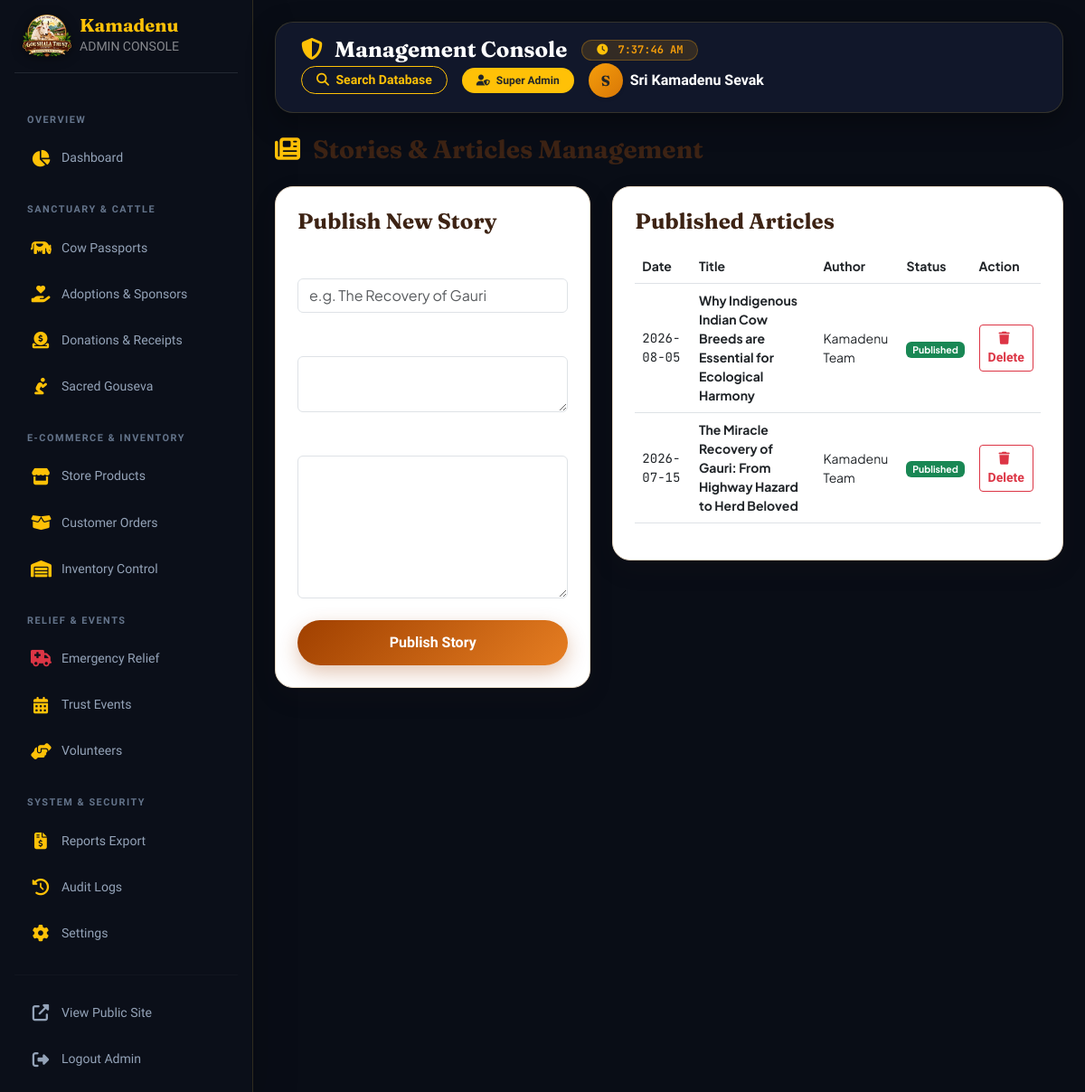
The page /admin/stories.php (signed in) on the database its author committed.
### tables this page shows
CREATE TABLE IF NOT EXISTS `roles` (
  `id` INT AUTO_INCREMENT PRIMARY KEY,
  `name` VARCHAR(50) NOT NULL UNIQUE,
  `display_name` VARCHAR(100) NOT NULL,
  `description` TEXT,
  `created_at` TIMESTAMP DEFAULT CURRENT_TIMESTAMP
);

CREATE TABLE IF NOT EXISTS `stories` (
  `id` INT AUTO_INCREMENT PRIMARY KEY,
  `title` VARCHAR(200) NOT NULL,
  `title_kn` VARCHAR(200),
  `title_hi` VARCHAR(200),
  `slug` VARCHAR(200) NOT NULL UNIQUE,
  `summary` TEXT,
  `content` LONGTEXT NOT NULL,
  `image` VARCHAR(255),
  `author` VARCHAR(100) DEFAULT 'Kamadenu Team',
  `status` ENUM('Published', 'Draft') DEFAULT 'Published',
  `published_at` DATE,
  `created_at` TIMESTAMP DEFAULT CURRENT_TIMESTAMP
);

### config/database.php (called while the page is built, shortened)
<?php
function e($string) {
    return htmlspecialchars((string)$string, ENT_QUOTES, 'UTF-8');
}
function is_admin_logged_in() {
    return isset($_SESSION['admin_id']) && !empty($_SESSION['admin_id']);
}
function current_admin($pdo) {
    $stmt = $pdo->prepare("SELECT a.*, r.name as role_name, r.display_name as role_display FROM admins a JOIN roles r ON a.role_id = r.id WHERE a.id = ? AND a.status = 'active'");
    $stmt->execute([$_SESSION['admin_id']]);
    return $stmt->fetch();
}

### admin/stories.php (the view, shortened to what this page needs)
<?php
require_once __DIR__ . '/header.php';
$stories = $pdo->query("SELECT * FROM stories ORDER BY id DESC")->fetchAll();
?>
<div class="d-flex justify-content-between align-items-center mb-4">
    <h3 class="font-heading mb-0"><i class="fas fa-newspaper text-warning me-2"></i> Stories & Articles Management</h3>
</div>
<div class="row g-4">
    <div class="col-lg-5">
        <div class="kamadenu-card p-4">
            <h4 class="font-heading mb-3">Publish New Story</h4>
            <form method="POST">
                <div class="mb-3">
                    <label class="form-label font-ui small fw-bold">Story Title</label>
                    <input type="text" name="title" class="form-control" required placeholder="e.g. The Recovery of Gauri">
                </div>
                <div class="mb-3">
                    <label class="form-label font-ui small fw-bold">Short Summary</label>
                    <textarea name="summary" rows="2" class="form-control" required></textarea>
                </div>
                <div class="mb-4">
                    <label class="form-label font-ui small fw-bold">Story Content (HTML/Text)</label>
                    <textarea name="content" rows="6" class="form-control" required></textarea>
                </div>
                <button type="submit" class="btn btn-kamadenu-primary w-100 font-ui fw-bold">Publish Story</button>
            </form>
        </div>
    </div>
    <div class="col-lg-7">
        <div class="kamadenu-card p-4">
            <h4 class="font-heading mb-3">Published Articles</h4>
            <div class="table-responsive">
                <table class="table table-hover align-middle small">
                    <thead>
                        <tr>
                            <th>Date</th>
                            <th>Title</th>
                            <th>Author</th>
                            <th>Status</th>
                            <th>Action</th>
                        </tr>
                    </thead>
                    <tbody>
                        <?php foreach ($stories as $s): ?>
                            <tr>
                                <td class="font-mono"><?php echo e($s['published_at']); ?></td>
                                <td><strong><?php echo e($s['title']); ?></strong></td>
                                <td><?php echo e($s['author']); ?></td>
                                <td><span class="badge bg-success"><?php echo e($s['status']); ?></span></td>
                                <td>
                                    <button onclick="deleteAdminItem('stories', <?php echo $s['id']; ?>)" class="btn btn-sm btn-outline-danger font-ui fw-bold"><i class="fas fa-trash me-1"></i> Delete</button>
                                </td>
                            </tr>
                        <?php endforeach; ?>
                    </tbody>
                </table>
            </div>
        </div>
    </div>
</div>
<?php require_once __DIR__ . '/footer.php'; ?>

### admin/header.php (shortened to what this page needs)
<?php
require_once __DIR__ . '/../config/database.php';
$admin = current_admin($pdo);
$current_page = basename($_SERVER['SCRIPT_NAME']);
function is_admin_active($page, $current) {
    return ($current === $page) ? 'active' : '';
}
?>
<!DOCTYPE html>
<html lang="en">
<head>
    <link rel="stylesheet" href="https://cdnjs.cloudflare.com/ajax/libs/font-awesome/6.4.0/css/all.min.css">
    <link rel="stylesheet" href="https://cdn.jsdelivr.net/npm/bootstrap@5.3.0/dist/css/bootstrap.min.css">
    <link rel="stylesheet" href="/Kamadenu/css/style.css">
    <link rel="stylesheet" href="/Kamadenu/css/admin.css">
    <link rel="stylesheet" href="/Kamadenu/css/admin-dashboard.css">
</head>
<body class="admin-body">
<div class="d-flex">
    <div class="admin-sidebar-nav p-3 shadow-lg">
        <a href="/Kamadenu/admin/dashboard.php" class="d-flex align-items-center text-white text-decoration-none mb-4 pb-3 border-bottom border-secondary border-opacity-25">
            <img src="/Kamadenu/assets/images/logo.png" alt="Kamadenu Goushala Logo" class="me-2.5" style="height: 48px; width: auto; object-fit: contain; filter: drop-shadow(0 2px 6px rgba(0,0,0,0.5));">
            <div>
                <strong class="font-heading fs-5 d-block lh-1 text-warning">Kamadenu</strong>
                <small class="text-white-50 font-ui fs-7 tracking-wider">ADMIN CONSOLE</small>
            </div>
        </a>
        <div class="nav flex-column font-ui small gap-1">
            <div class="nav-section-title">Overview</div>
            <a href="/Kamadenu/admin/dashboard.php" class="nav-link <?php echo is_admin_active('dashboard.php', $current_page); ?>"><i class="fas fa-chart-pie text-warning"></i> <span>Dashboard</span></a>
            <div class="nav-section-title">Sanctuary & Cattle</div>
            <a href="/Kamadenu/admin/cows.php" class="nav-link <?php echo is_admin_active('cows.php', $current_page); ?>"><i class="fas fa-cow text-warning"></i> <span>Cow Passports</span></a>
            <a href="/Kamadenu/admin/sponsors.php" class="nav-link <?php echo is_admin_active('sponsors.php', $current_page); ?>"><i class="fas fa-hand-holding-heart text-warning"></i> <span>Adoptions & Sponsors</span></a>
            <a href="/Kamadenu/admin/donations.php" class="nav-link <?php echo is_admin_active('donations.php', $current_page); ?>"><i class="fas fa-donate text-warning"></i> <span>Donations & Receipts</span></a>
            <a href="/Kamadenu/admin/seva.php" class="nav-link <?php echo is_admin_active('seva.php', $current_page); ?>"><i class="fas fa-pray text-warning"></i> <span>Sacred Gouseva</span></a>
            <div class="nav-section-title">E-Commerce & Inventory</div>
            <a href="/Kamadenu/admin/products.php" class="nav-link <?php echo is_admin_active('products.php', $current_page); ?>"><i class="fas fa-store text-warning"></i> <span>Store Products</span></a>
            <a href="/Kamadenu/admin/orders.php" class="nav-link <?php echo is_admin_active('orders.php', $current_page); ?>"><i class="fas fa-box-open text-warning"></i> <span>Customer Orders</span></a>
            <a href="/Kamadenu/admin/inventory.php" class="nav-link <?php echo is_admin_active('inventory.php', $current_page); ?>"><i class="fas fa-warehouse text-warning"></i> <span>Inventory Control</span></a>
            <div class="nav-section-title">Relief & Events</div>
            <a href="/Kamadenu/admin/emergency.php" class="nav-link <?php echo is_admin_active('emergency.php', $current_page); ?>"><i class="fas fa-ambulance text-danger"></i> <span>Emergency Relief</span></a>
            <a href="/Kamadenu/admin/events.php" class="nav-link <?php echo is_admin_active('events.php', $current_page); ?>"><i class="fas fa-calendar-alt text-warning"></i> <span>Trust Events</span></a>
            <a href="/Kamadenu/admin/volunteers.php" class="nav-link <?php echo is_admin_active('volunteers.php', $current_page); ?>"><i class="fas fa-hands-helping text-warning"></i> <span>Volunteers</span></a>
            <div class="nav-section-title">System & Security</div>
            <a href="/Kamadenu/admin/reports.php" class="nav-link <?php echo is_admin_active('reports.php', $current_page); ?>"><i class="fas fa-file-invoice-dollar text-warning"></i> <span>Reports Export</span></a>
            <a href="/Kamadenu/admin/audit-logs.php" class="nav-link <?php echo is_admin_active('audit-logs.php', $current_page); ?>"><i class="fas fa-history text-warning"></i> <span>Audit Logs</span></a>
            <a href="/Kamadenu/admin/settings.php" class="nav-link <?php echo is_admin_active('settings.php', $current_page); ?>"><i class="fas fa-cog text-warning"></i> <span>Settings</span></a>
            <hr class="border-secondary border-opacity-25 my-3">
            <a href="/Kamadenu/index.php" target="_blank" class="nav-link text-info"><i class="fas fa-external-link-alt"></i> <span>View Public Site</span></a>
            <a href="/Kamadenu/admin/logout.php" class="nav-link text-danger"><i class="fas fa-sign-out-alt"></i> <span>Logout Admin</span></a>
        </div>
    </div>
    <div class="flex-grow-1 p-4" style="min-width: 0;">
        <header class="d-flex flex-wrap justify-content-between align-items-center mb-4 admin-header-nav">
            <div class="d-flex align-items-center gap-3">
                <h4 class="font-heading mb-0 text-white"><i class="fas fa-shield-alt text-warning me-2"></i> Management Console</h4>
                <span class="badge badge-admin-gold px-3 py-1.5 rounded-pill font-mono"><i class="fas fa-clock me-1 text-warning"></i> <span id="admin-live-time">--:--:--</span></span>
            </div>
            <div class="d-flex align-items-center gap-3 mt-3 mt-md-0">
                <a href="/Kamadenu/admin/cows.php" class="btn btn-sm btn-outline-warning rounded-pill font-ui fw-bold px-3"><i class="fas fa-search me-1"></i> Search Database</a>
                <span class="badge bg-warning text-dark font-ui fw-bold px-3 py-2 rounded-pill"><i class="fas fa-user-shield me-1"></i> <?php echo e($admin['role_display']); ?></span>
                <div class="d-flex align-items-center gap-2">
                    <div class="rounded-circle text-dark font-heading fw-bold d-flex align-items-center justify-content-center shadow-sm" style="width: 38px; height: 38px; background: linear-gradient(135deg, #F59E0B 0%, #D97706 100%);">
                        <?php echo strtoupper(substr($admin['name'], 0, 1)); ?>
                    </div>
                    <span class="font-ui fw-bold text-white d-none d-md-inline"><?php echo e($admin['name']); ?></span>
                </div>
            </div>
        </header>

### css/style.css (style rules this page uses)
:root { --font-heading: 'Fraunces', 'Noto Serif Kannada', serif; --font-body: 'Work Sans', sans-serif; --font-kannada: 'Noto Serif Kannada', serif; --font-ui: 'Sora', sans-serif; --font-mono: 'JetBrains Mono', monospace; --bg-primary: #FDFBF7; --bg-secondary: #F7F1E5; --bg-card: #FFFFFF; --text-primary: #2C1810; --text-secondary: #5D4037; --text-muted: #8D6E63; --border-color: #E6D7C3; --brand-terracotta: #A04000; --brand-terracotta-dark: #7E3200; --brand-saffron: #E67E22; --brand-warm-brown: #3D2314; --brand-cream: #FDFBF7; --brand-gold: #D4AF37; --brand-green: #27AE60; --gradient-header: linear-gradient(135deg, #7E3200 0%, #A04000 50%, #C0392B 100%); --gradient-hero: linear-gradient(135deg, #2C1810 0%, #3D2314 50%, #4A2318 100%); --gradient-gold: linear-gradient(135deg, #F39C12 0%, #D4AF37 50%, #F1C40F 100%); --gradient-saffron: linear-gradient(135deg, #E67E22 0%, #D35400 100%); --shadow-soft: 0 10px 30px rgba(61, 35, 20, 0.08); --shadow-hover: 0 20px 40px rgba(160, 64, 0, 0.18); --radius-card: 20px; --radius-btn: 50px; }
html, body { font-family: var(--font-body); background-color: var(--bg-primary); color: var(--text-primary); margin: 0; padding: 0; width: 100%; overflow-x: hidden; box-sizing: border-box; transition: background-color 0.3s ease, color 0.3s ease; }
*, *:before, *:after { box-sizing: inherit; }
h1, h2, h3, h4, h5, h6, .font-heading { font-family: var(--font-heading); font-weight: 700; color: var(--brand-warm-brown); }
.font-ui { font-family: var(--font-ui); }
.font-mono { font-family: var(--font-mono); }
.btn-kamadenu-primary { background: linear-gradient(135deg, var(--brand-terracotta) 0%, var(--brand-saffron) 100%); color: #FFFFFF !important; border: none; padding: 13px 32px; border-radius: var(--radius-btn); font-family: var(--font-ui); font-weight: 600; box-shadow: 0 8px 22px rgba(160, 64, 0, 0.3); transition: all 0.3s ease; display: inline-flex; align-items: center; justify-content: center; }
.kamadenu-card { background: var(--bg-card); border-radius: var(--radius-card); border: 1px solid var(--border-color); box-shadow: var(--shadow-soft); transition: all 0.35s cubic-bezier(0.165, 0.84, 0.44, 1); overflow: hidden; }
body { perspective: 1400px; }
.kamadenu-card, .hero-cow-kamala-card, .admin-card, .admin-stat-card, .admin-stat-box, .cow-card-img, .scroll-glow-item { perspective: 1000px; transform-style: preserve-3d; backface-visibility: hidden; transition: transform 0.45s cubic-bezier(0.165, 0.84, 0.44, 1), box-shadow 0.45s cubic-bezier(0.165, 0.84, 0.44, 1), border-color 0.45s ease; }

### css/admin.css (style rules this page uses)
:root { --admin-bg: #0B0F17; --admin-card-bg: #151C2C; --admin-card-border: rgba(255, 255, 255, 0.08); --admin-sidebar-bg: #090D16; --admin-header-bg: rgba(21, 28, 44, 0.85); --admin-text-main: #F8FAFC; --admin-text-sub: #94A3B8; --admin-text-muted: #64748B; --admin-gold: #F59E0B; --admin-gold-glow: rgba(245, 158, 11, 0.35); --admin-accent-amber: #D97706; --admin-accent-emerald: #10B981; --admin-accent-blue: #0EA5E9; --admin-accent-purple: #8B5CF6; --admin-accent-rose: #F43F5E; }
body.admin-body { font-family: 'Plus Jakarta Sans', -apple-system, BlinkMacSystemFont, "Segoe UI", Roboto, Helvetica, Arial, sans-serif; background-color: var(--admin-bg); color: var(--admin-text-main); margin: 0; padding: 0; overflow-x: hidden; }
.admin-header-nav { background: var(--admin-header-bg); border: 1px solid var(--admin-card-border); border-radius: 20px; padding: 14px 24px; box-shadow: 0 10px 30px rgba(0, 0, 0, 0.3); }
.admin-sidebar-nav { background: var(--admin-sidebar-bg); border-right: 1px solid var(--admin-card-border); min-height: 100vh; width: 270px; flex-shrink: 0; box-shadow: 4px 0 25px rgba(0, 0, 0, 0.4); }
.admin-sidebar-nav .nav-section-title { font-size: 0.7rem; font-weight: 800; letter-spacing: 1.2px; text-transform: uppercase; color: var(--admin-text-muted); margin: 18px 12px 8px 12px; }
.admin-sidebar-nav .nav-link { color: var(--admin-text-sub) !important; font-weight: 500; font-size: 0.9rem; padding: 10px 16px; border-radius: 12px; margin-bottom: 3px; display: flex; align-items: center; gap: 12px; transition: all 0.25s cubic-bezier(0.16, 1, 0.3, 1); }
.admin-sidebar-nav .nav-link i { font-size: 1.1rem; width: 22px; text-align: center; transition: transform 0.25s ease; }
.badge-admin-gold { background: rgba(245, 158, 11, 0.15); color: #F59E0B; border: 1px solid rgba(245, 158, 11, 0.3); }

### rows shown on the page
stories: published_at "2026-08-05", title "Why Indigenous Indian Cow Breeds are Essential for Ecological Harmony", author "Kamadenu Team", status "Published"
stories: published_at "2026-07-15", title "The Miracle Recovery of Gauri: From Highway Hazard to Herd Beloved", author "Kamadenu Team", status "Published"

### other values the page prints
$admin['role_display'] "Super Admin"
substr($admin['name'], 0, 1) "S"
$admin['name'] "Sri Kamadenu Sevak"
